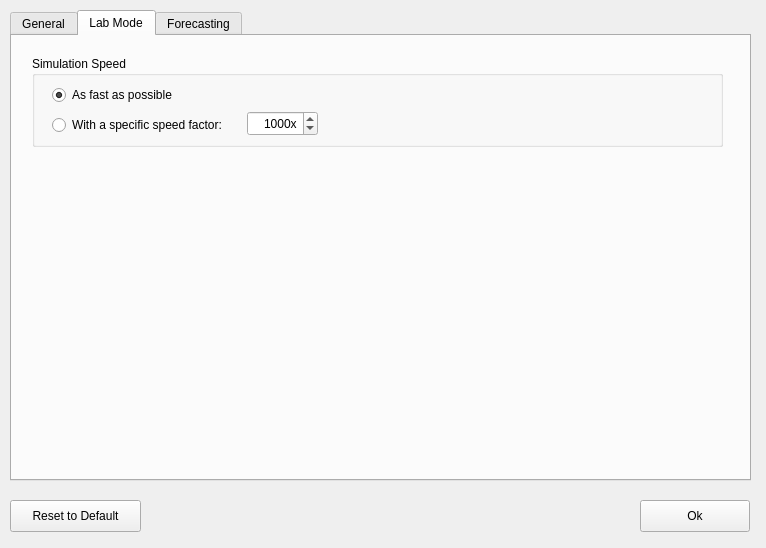
<?xml version="1.0" encoding="UTF-8"?>
<ui version="4.0">
 <class>SettingsWindow</class>
 <widget class="QDialog" name="SettingsWindow">
  <property name="geometry">
   <rect>
    <x>0</x>
    <y>0</y>
    <width>766</width>
    <height>548</height>
   </rect>
  </property>
  <property name="minimumSize">
   <size>
    <width>766</width>
    <height>548</height>
   </size>
  </property>
  <property name="maximumSize">
   <size>
    <width>766</width>
    <height>548</height>
   </size>
  </property>
  <property name="windowTitle">
   <string>ATLAS Configuration</string>
  </property>
  <widget class="QTabWidget" name="settingsTabs">
   <property name="geometry">
    <rect>
     <x>10</x>
     <y>10</y>
     <width>741</width>
     <height>471</height>
    </rect>
   </property>
   <property name="tabShape">
    <enum>QTabWidget::Rounded</enum>
   </property>
   <property name="currentIndex">
    <number>1</number>
   </property>
   <widget class="QWidget" name="tabGeneral">
    <attribute name="title">
     <string>General</string>
    </attribute>
    <widget class="QCheckBox" name="enableLabModeCheckBox">
     <property name="geometry">
      <rect>
       <x>20</x>
       <y>50</y>
       <width>211</width>
       <height>18</height>
      </rect>
     </property>
     <property name="toolTip">
      <string>In Simulation Mode seismic and hydraulic events are played back from an existing catalog.</string>
     </property>
     <property name="text">
      <string>Run ATLAS in Lab Mode</string>
     </property>
     <property name="checked">
      <bool>true</bool>
     </property>
    </widget>
    <widget class="QCheckBox" name="openLastProjectOnStartup">
     <property name="geometry">
      <rect>
       <x>20</x>
       <y>80</y>
       <width>191</width>
       <height>18</height>
      </rect>
     </property>
     <property name="text">
      <string>Open last project on startup</string>
     </property>
     <property name="checked">
      <bool>true</bool>
     </property>
    </widget>
   </widget>
   <widget class="QWidget" name="tabSimulation">
    <attribute name="title">
     <string>Lab Mode</string>
    </attribute>
    <widget class="QGroupBox" name="groupBox">
     <property name="geometry">
      <rect>
       <x>20</x>
       <y>20</y>
       <width>691</width>
       <height>91</height>
      </rect>
     </property>
     <property name="title">
      <string>Simulation Speed</string>
     </property>
     <widget class="QLabel" name="speedLabel">
      <property name="geometry">
       <rect>
        <x>214</x>
        <y>63</y>
        <width>51</width>
        <height>20</height>
       </rect>
      </property>
      <property name="text">
       <string/>
      </property>
      <property name="alignment">
       <set>Qt::AlignRight|Qt::AlignTrailing|Qt::AlignVCenter</set>
      </property>
     </widget>
     <widget class="QSpinBox" name="speedBox">
      <property name="enabled">
       <bool>true</bool>
      </property>
      <property name="geometry">
       <rect>
        <x>215</x>
        <y>55</y>
        <width>71</width>
        <height>25</height>
       </rect>
      </property>
      <property name="alignment">
       <set>Qt::AlignRight|Qt::AlignTrailing|Qt::AlignVCenter</set>
      </property>
      <property name="suffix">
       <string>x</string>
      </property>
      <property name="minimum">
       <number>1</number>
      </property>
      <property name="maximum">
       <number>10000</number>
      </property>
      <property name="value">
       <number>1000</number>
      </property>
     </widget>
     <widget class="QRadioButton" name="simulateAFAPRadioButton">
      <property name="geometry">
       <rect>
        <x>20</x>
        <y>30</y>
        <width>161</width>
        <height>18</height>
       </rect>
      </property>
      <property name="text">
       <string>As fast as possible</string>
      </property>
      <property name="checked">
       <bool>true</bool>
      </property>
     </widget>
     <widget class="QRadioButton" name="simuateAtSpeedFactorRadioButton">
      <property name="geometry">
       <rect>
        <x>20</x>
        <y>60</y>
        <width>191</width>
        <height>18</height>
       </rect>
      </property>
      <property name="text">
       <string>With a specific speed factor:</string>
      </property>
     </widget>
    </widget>
   </widget>
   <widget class="QWidget" name="tabForecasting">
    <attribute name="title">
     <string>Forecasting</string>
    </attribute>
    <widget class="QGroupBox" name="schedulingBox">
     <property name="geometry">
      <rect>
       <x>20</x>
       <y>20</y>
       <width>691</width>
       <height>101</height>
      </rect>
     </property>
     <property name="title">
      <string>Scheduling</string>
     </property>
     <widget class="QLabel" name="forecastIntervalLabel">
      <property name="geometry">
       <rect>
        <x>10</x>
        <y>30</y>
        <width>151</width>
        <height>20</height>
       </rect>
      </property>
      <property name="text">
       <string>Compute forecasts every</string>
      </property>
      <property name="alignment">
       <set>Qt::AlignLeading|Qt::AlignLeft|Qt::AlignVCenter</set>
      </property>
     </widget>
     <widget class="QSpinBox" name="forecastIntervalBox">
      <property name="enabled">
       <bool>true</bool>
      </property>
      <property name="geometry">
       <rect>
        <x>190</x>
        <y>26</y>
        <width>71</width>
        <height>25</height>
       </rect>
      </property>
      <property name="autoFillBackground">
       <bool>false</bool>
      </property>
      <property name="frame">
       <bool>true</bool>
      </property>
      <property name="alignment">
       <set>Qt::AlignRight|Qt::AlignTrailing|Qt::AlignVCenter</set>
      </property>
      <property name="suffix">
       <string> h</string>
      </property>
      <property name="minimum">
       <number>1</number>
      </property>
      <property name="maximum">
       <number>24</number>
      </property>
      <property name="value">
       <number>6</number>
      </property>
     </widget>
     <widget class="QSpinBox" name="rateIntervalBox">
      <property name="enabled">
       <bool>true</bool>
      </property>
      <property name="geometry">
       <rect>
        <x>190</x>
        <y>56</y>
        <width>71</width>
        <height>25</height>
       </rect>
      </property>
      <property name="autoFillBackground">
       <bool>false</bool>
      </property>
      <property name="frame">
       <bool>true</bool>
      </property>
      <property name="alignment">
       <set>Qt::AlignRight|Qt::AlignTrailing|Qt::AlignVCenter</set>
      </property>
      <property name="suffix">
       <string> min</string>
      </property>
      <property name="minimum">
       <number>1</number>
      </property>
      <property name="maximum">
       <number>60</number>
      </property>
      <property name="value">
       <number>1</number>
      </property>
     </widget>
     <widget class="QLabel" name="rateIntervalLabel">
      <property name="geometry">
       <rect>
        <x>10</x>
        <y>60</y>
        <width>171</width>
        <height>20</height>
       </rect>
      </property>
      <property name="text">
       <string>Compute seismic rates every</string>
      </property>
      <property name="alignment">
       <set>Qt::AlignLeading|Qt::AlignLeft|Qt::AlignVCenter</set>
      </property>
     </widget>
     <widget class="QLabel" name="forLabel">
      <property name="geometry">
       <rect>
        <x>280</x>
        <y>30</y>
        <width>31</width>
        <height>20</height>
       </rect>
      </property>
      <property name="text">
       <string>for</string>
      </property>
      <property name="alignment">
       <set>Qt::AlignLeading|Qt::AlignLeft|Qt::AlignVCenter</set>
      </property>
     </widget>
     <widget class="QSpinBox" name="forecastBinNoBox">
      <property name="enabled">
       <bool>true</bool>
      </property>
      <property name="geometry">
       <rect>
        <x>310</x>
        <y>26</y>
        <width>71</width>
        <height>25</height>
       </rect>
      </property>
      <property name="autoFillBackground">
       <bool>false</bool>
      </property>
      <property name="frame">
       <bool>true</bool>
      </property>
      <property name="alignment">
       <set>Qt::AlignRight|Qt::AlignTrailing|Qt::AlignVCenter</set>
      </property>
      <property name="suffix">
       <string>x</string>
      </property>
      <property name="minimum">
       <number>1</number>
      </property>
      <property name="maximum">
       <number>6</number>
      </property>
      <property name="value">
       <number>6</number>
      </property>
     </widget>
     <widget class="QSpinBox" name="forecastBinTimeBox">
      <property name="enabled">
       <bool>true</bool>
      </property>
      <property name="geometry">
       <rect>
        <x>390</x>
        <y>26</y>
        <width>71</width>
        <height>25</height>
       </rect>
      </property>
      <property name="autoFillBackground">
       <bool>false</bool>
      </property>
      <property name="frame">
       <bool>true</bool>
      </property>
      <property name="alignment">
       <set>Qt::AlignRight|Qt::AlignTrailing|Qt::AlignVCenter</set>
      </property>
      <property name="suffix">
       <string> h</string>
      </property>
      <property name="minimum">
       <number>1</number>
      </property>
      <property name="maximum">
       <number>24</number>
      </property>
      <property name="value">
       <number>6</number>
      </property>
     </widget>
     <widget class="QLabel" name="futureLabel">
      <property name="geometry">
       <rect>
        <x>470</x>
        <y>30</y>
        <width>91</width>
        <height>20</height>
       </rect>
      </property>
      <property name="text">
       <string>into the future</string>
      </property>
      <property name="alignment">
       <set>Qt::AlignLeading|Qt::AlignLeft|Qt::AlignVCenter</set>
      </property>
     </widget>
    </widget>
    <widget class="QGroupBox" name="outputBox">
     <property name="geometry">
      <rect>
       <x>20</x>
       <y>260</y>
       <width>691</width>
       <height>100</height>
      </rect>
     </property>
     <property name="title">
      <string>Output</string>
     </property>
     <widget class="QCheckBox" name="writeResultsToFileCheckBox">
      <property name="geometry">
       <rect>
        <x>10</x>
        <y>30</y>
        <width>221</width>
        <height>20</height>
       </rect>
      </property>
      <property name="text">
       <string>Write forecasting results to disk</string>
      </property>
      <property name="checked">
       <bool>true</bool>
      </property>
     </widget>
     <widget class="QLabel" name="outputPathLabel">
      <property name="geometry">
       <rect>
        <x>180</x>
        <y>65</y>
        <width>251</width>
        <height>20</height>
       </rect>
      </property>
      <property name="font">
       <font>
        <pointsize>10</pointsize>
       </font>
      </property>
      <property name="text">
       <string>~/Desktop/AtlasResults</string>
      </property>
     </widget>
     <widget class="QPushButton" name="selectOutputDirButton">
      <property name="geometry">
       <rect>
        <x>30</x>
        <y>60</y>
        <width>141</width>
        <height>32</height>
       </rect>
      </property>
      <property name="text">
       <string>Output Directory...</string>
      </property>
     </widget>
     <widget class="QPushButton" name="clearOutputDirButton">
      <property name="geometry">
       <rect>
        <x>520</x>
        <y>60</y>
        <width>161</width>
        <height>32</height>
       </rect>
      </property>
      <property name="text">
       <string>Clear Output Directory</string>
      </property>
     </widget>
    </widget>
    <widget class="QGroupBox" name="modelsBox">
     <property name="geometry">
      <rect>
       <x>20</x>
       <y>130</y>
       <width>691</width>
       <height>121</height>
      </rect>
     </property>
     <property name="title">
      <string>Models</string>
     </property>
     <widget class="QCheckBox" name="enableRjCheckBox">
      <property name="enabled">
       <bool>false</bool>
      </property>
      <property name="geometry">
       <rect>
        <x>10</x>
        <y>30</y>
        <width>141</width>
        <height>18</height>
       </rect>
      </property>
      <property name="text">
       <string>Reasenberg - Jones</string>
      </property>
      <property name="checked">
       <bool>true</bool>
      </property>
     </widget>
     <widget class="QCheckBox" name="entableEtasCheckBox">
      <property name="enabled">
       <bool>false</bool>
      </property>
      <property name="geometry">
       <rect>
        <x>10</x>
        <y>60</y>
        <width>141</width>
        <height>18</height>
       </rect>
      </property>
      <property name="text">
       <string>ETAS</string>
      </property>
      <property name="checked">
       <bool>true</bool>
      </property>
     </widget>
     <widget class="QPushButton" name="rjConfigButton">
      <property name="enabled">
       <bool>false</bool>
      </property>
      <property name="geometry">
       <rect>
        <x>180</x>
        <y>25</y>
        <width>110</width>
        <height>32</height>
       </rect>
      </property>
      <property name="text">
       <string>Configure...</string>
      </property>
     </widget>
     <widget class="QPushButton" name="etasConfigButton">
      <property name="enabled">
       <bool>false</bool>
      </property>
      <property name="geometry">
       <rect>
        <x>180</x>
        <y>55</y>
        <width>110</width>
        <height>32</height>
       </rect>
      </property>
      <property name="text">
       <string>Configure...</string>
      </property>
     </widget>
    </widget>
   </widget>
  </widget>
  <widget class="QPushButton" name="okButton">
   <property name="geometry">
    <rect>
     <x>640</x>
     <y>500</y>
     <width>110</width>
     <height>32</height>
    </rect>
   </property>
   <property name="text">
    <string>Ok</string>
   </property>
  </widget>
  <widget class="QPushButton" name="resetToDefaultButton">
   <property name="geometry">
    <rect>
     <x>10</x>
     <y>500</y>
     <width>131</width>
     <height>32</height>
    </rect>
   </property>
   <property name="text">
    <string>Reset to Default</string>
   </property>
  </widget>
 </widget>
 <resources/>
 <connections/>
</ui>
